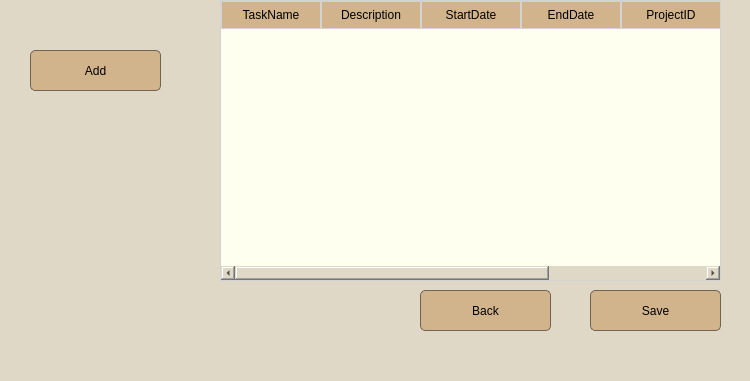
<?xml version="1.0" encoding="UTF-8"?>
<ui version="4.0">
 <class>MainWindow</class>
 <widget class="QMainWindow" name="MainWindow">
  <property name="geometry">
   <rect>
    <x>0</x>
    <y>0</y>
    <width>750</width>
    <height>381</height>
   </rect>
  </property>
  <property name="windowTitle">
   <string>MainWindow</string>
  </property>
  <property name="styleSheet">
   <string notr="true">background-color: #e0d8c7;</string>
  </property>
  <widget class="QWidget" name="centralwidget">
   <widget class="QPushButton" name="pushButton_2">
    <property name="geometry">
     <rect>
      <x>30</x>
      <y>50</y>
      <width>131</width>
      <height>41</height>
     </rect>
    </property>
    <property name="styleSheet">
     <string notr="true">#pushButton_2{
    background-color: #D2B48C; 
    color: #00000; 
    padding: 10px 20px;
    border: 1px solid #736357; 
    border-radius: 5px; 
}

#pushButton_2:hover {
    background-color: #F1E0B6;
}

#pushButton_2:pressed {
    background-color: #1f618d; 
}
</string>
    </property>
    <property name="text">
     <string>Add</string>
    </property>
   </widget>
   <widget class="QPushButton" name="pushButton_3">
    <property name="geometry">
     <rect>
      <x>590</x>
      <y>290</y>
      <width>131</width>
      <height>41</height>
     </rect>
    </property>
    <property name="styleSheet">
     <string notr="true">#pushButton_3{
    background-color: #D2B48C; 
    color: #00000; 
    padding: 10px 20px;
    border: 1px solid #736357; 
    border-radius: 5px; 
}

#pushButton_3:hover {
    background-color: #F1E0B6;
}

#pushButton_3:pressed {
    background-color: #1f618d; 
}
</string>
    </property>
    <property name="text">
     <string>Save</string>
    </property>
   </widget>
   <widget class="QTableWidget" name="tableWidget">
    <property name="geometry">
     <rect>
      <x>220</x>
      <y>0</y>
      <width>501</width>
      <height>281</height>
     </rect>
    </property>
    <property name="styleSheet">
     <string notr="true">QTableView {
    background-color: #fffff0; 
    border: 1px solid #d3d3d3; 
}
QHeaderView::section {
    background-color: #D2B48C; 
    color: BLACK; 
    padding: 4px;
    border: 1px solid #d3d3d3; 
}
QTableView::item {
    border-bottom: 1px solid #d3d3d3;
}
QTableView::item:selected {
    background-color: #A9A9A9;
}
QTableView::item:hover {
    background-color: #F1E0B6; 
}
QTableView {
    font: 12pt &quot;Arial&quot;; 
}

QTableView::item {
    text-align: center; 
}
QScrollBar:vertical {
    border: 1px solid #ffffff; 
    background: #fffff0; 
    width: 10px;
    margin: 0px 0px 0px 0px;
}

QScrollBar::handle:vertical {
    background: #F1E0B6; 
    min-height: 20px; 
}
QScrollBar:horizontal {
    border: 1px solid #ffffff; 
    background: #fffff0;
    height: 10px; 
    margin: 0px 0px 0px 0px;
}

QScrollBar::handle:horizontal {
    background: #F1E0B6; 
    min-width: 20px; 
}

QScrollBar::add-line:horizontal,
QScrollBar::sub-line:horizontal {
    border: none;
    background: none; 
}

QScrollBar::add-page:horizontal,
QScrollBar::sub-page:horizontal {
    background: none; 
}



</string>
    </property>
    <column>
     <property name="text">
      <string>TaskName</string>
     </property>
    </column>
    <column>
     <property name="text">
      <string>Description</string>
     </property>
    </column>
    <column>
     <property name="text">
      <string>StartDate</string>
     </property>
    </column>
    <column>
     <property name="text">
      <string>EndDate</string>
     </property>
    </column>
    <column>
     <property name="text">
      <string>ProjectID</string>
     </property>
    </column>
    <column>
     <property name="text">
      <string>AssigneeID</string>
     </property>
    </column>
   </widget>
   <widget class="QPushButton" name="pushButton_5">
    <property name="geometry">
     <rect>
      <x>420</x>
      <y>290</y>
      <width>131</width>
      <height>41</height>
     </rect>
    </property>
    <property name="styleSheet">
     <string notr="true">#pushButton_5{
    background-color: #D2B48C; /* Blue background color for the button */
    color: #00000; /* White text color */
    padding: 10px 20px; /* Add padding to the button */
    border: 1px solid #736357; /* Border color */
    border-radius: 5px; /* Slightly rounded corners */
}

#pushButton_5:hover {
    background-color: #F1E0B6; /* Darker blue on hover */
}

#pushButton_5:pressed {
    background-color: #1f618d; /* Even darker blue when pressed */
}

</string>
    </property>
    <property name="text">
     <string>Back</string>
    </property>
   </widget>
  </widget>
  <widget class="QMenuBar" name="menubar">
   <property name="geometry">
    <rect>
     <x>0</x>
     <y>0</y>
     <width>750</width>
     <height>18</height>
    </rect>
   </property>
  </widget>
  <widget class="QStatusBar" name="statusbar"/>
 </widget>
 <resources/>
 <connections/>
</ui>
